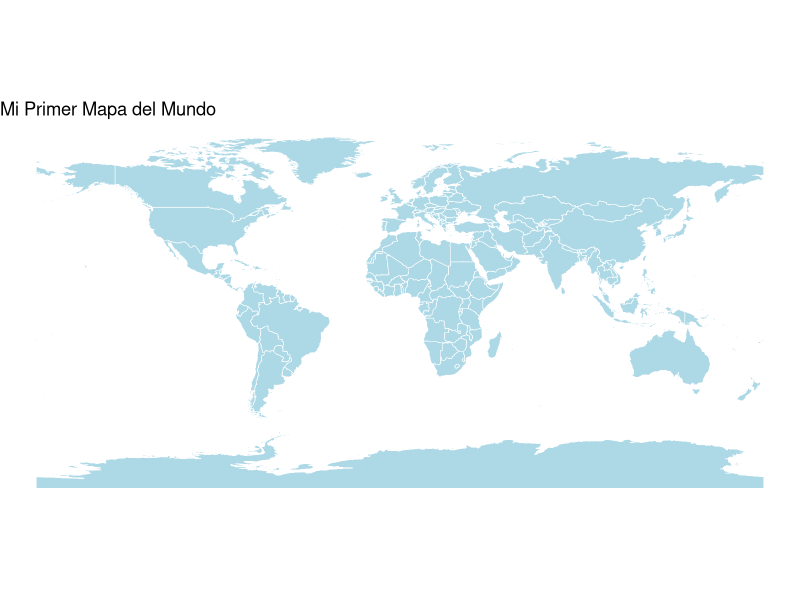
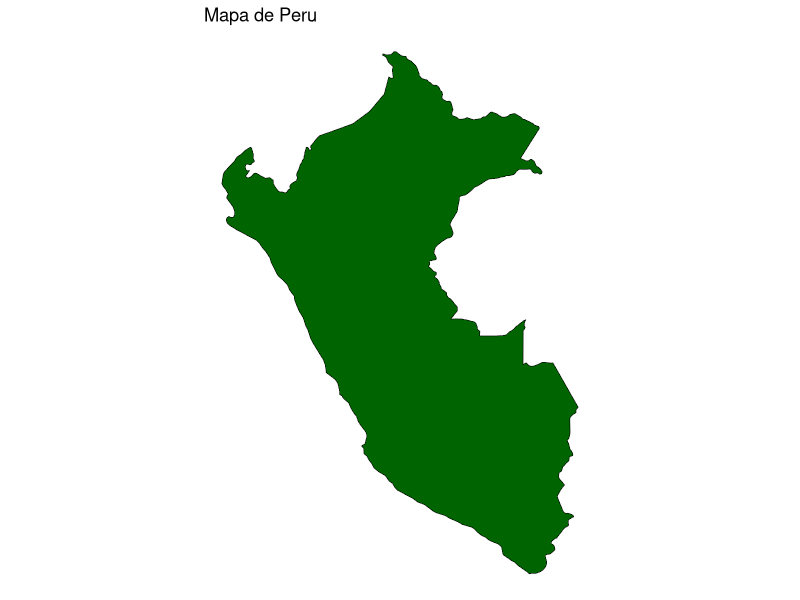
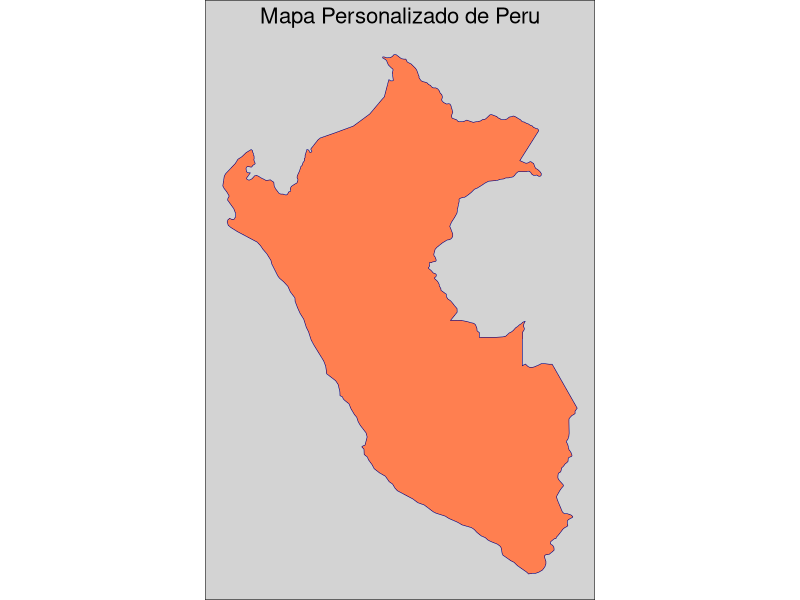
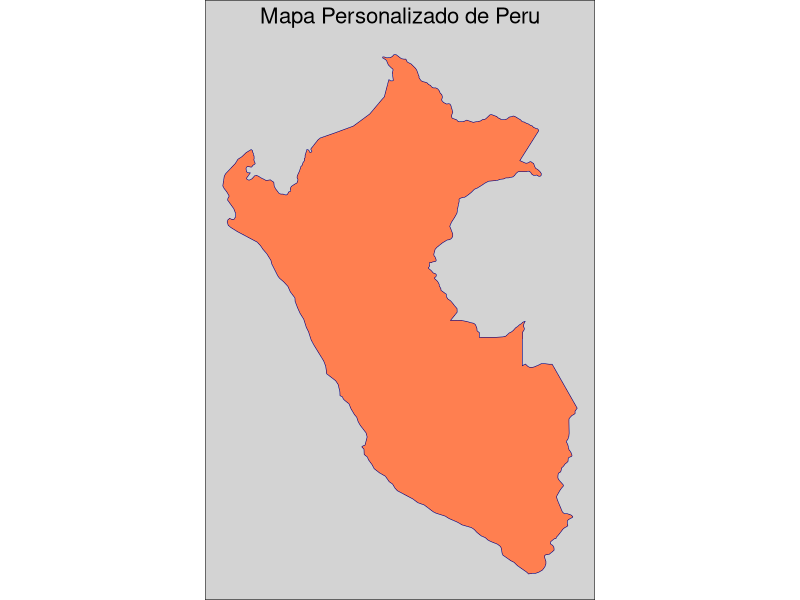

The R source for these figures, in order:
# =============================================================================
# ARCHIVO 1: MAPA BÁSICO - Tutorial Paso a Paso
# =============================================================================

# PASO 1: Instalar paquetes (solo la primera vez)
# install.packages(c("sf", "ggplot2", "rnaturalearth", "rnaturalearthdata"))

# PASO 2: Cargar las librerías necesarias
library(sf)              # Para manejar datos espaciales
library(ggplot2)         # Para hacer gráficos bonitos
library(rnaturalearth)   # Para obtener mapas del mundo

# PASO 3: Obtener datos del mapa mundial
mundo <- ne_countries(scale = "medium", returnclass = "sf")


# PASO 4: Crear tu primer mapa básico del mundo
mapa_mundo <- ggplot(mundo) +
  geom_sf(fill = "lightblue", color = "white") +  # Color de relleno y bordes
  theme_void() +                                   # Quitar ejes y fondo
  labs(title = "Mi Primer Mapa del Mundo")        # Título

# Mostrar el mapa
print(mapa_mundo)

# PASO 5: Crear un mapa de un país específico
pais_elegido <- "Peru"  # Puedes cambiar por: "Mexico", "Colombia", "Brazil", etc.
mi_pais <- mundo[mundo$name == pais_elegido, ]

# Crear el mapa del país
mapa_pais <- ggplot(mi_pais) +
  geom_sf(fill = "darkgreen", color = "black") +
  theme_void() +
  labs(title = paste("Mapa de", pais_elegido))

# Mostrar el mapa del país
print(mapa_pais)

# PASO 6: Personalizar colores y estilo
mapa_personalizado <- ggplot(mi_pais) +
  geom_sf(fill = "coral", color = "navy", size = 1.2) +  # Cambiar colores
  theme_void() +
  theme(
    plot.title = element_text(size = 16, hjust = 0.5),    # Título centrado
    plot.background = element_rect(fill = "lightgray")     # Fondo gris
  ) +
  labs(title = paste("Mapa Personalizado de", pais_elegido))

print(mapa_personalizado)

# PASO 7: Guardar tu mapa

ggsave("mi_primer_mapa.png", plot = mapa_personalizado, 
       width = 10, height = 8, dpi = 300)
